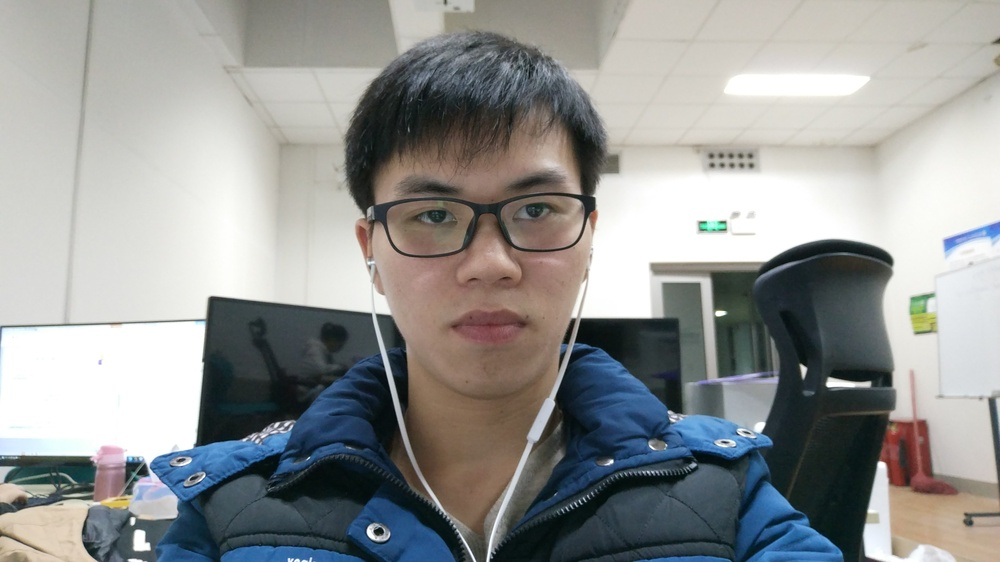
%> input picture inputs/liuhuisen.jpg, 1000 x 562 px, shrunk from 2688 x 1512 before the run
$ octave demo.m   (GNU Octave 9; MATLAB toolbox functions it lacks are replaced by stand-ins)
%> lines starting %> are read from the running program, lines starting %| are printed output that depends on the picture
%> further down, im is the input picture: size 562x1000x3 uint8; mean R, G, B 147.7, 149.4, 148.1
### PencilDrawing.m
function I = PencilDrawing(im, ks, width, dirNum, gammaS, gammaI)
%> called with ks = 8, width = 1, dirNum = 8, gammaS = 1, gammaI = 1
% ==============================================
%   Generate the pencil drawing I based on the method described in
%   "Combining Sketch and Tone for Pencil Drawing Production" Cewu Lu, Li Xu, Jiaya Jia
%   International Symposium on Non-Photorealistic Animation and Rendering (NPAR 2012), June, 2012
%
%   Paras:
%   @im        : the input image.
%   @ks        : the length of convolution line.
%   @width     : the width of the stroke.
%   @dirNum    : the number of directions.
%   @gammaS    : the darkness of the stroke.
%   @gammaI    : the darkness of the resulted image.
%

    %% Read the image
    im = im2double(im);
%> im: size 562x1000x3 double
    [H, W, sc] = size(im);
%> H = 562; W = 1000; sc = 3

    %% Convert from rgb to yuv when nessesary
    if (sc == 3)
        yuvIm = rgb2ycbcr(im);
%> yuvIm: size 562x1000x3 double; mean of channels 1, 2, 3 0.564, 0.501, 0.499
        lumIm = yuvIm(:,:,1);
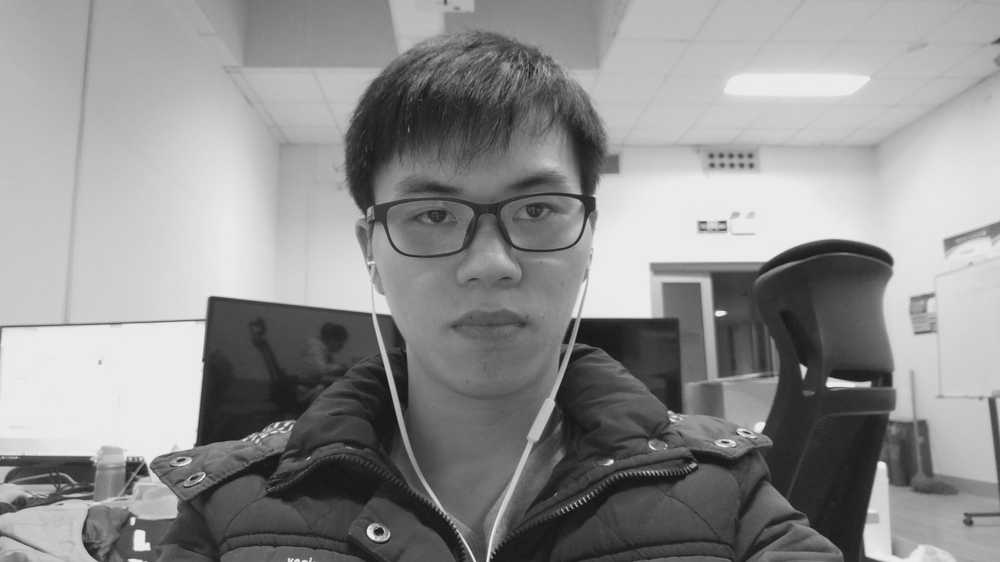
%> lumIm: size 562x1000 double; min 0.0792, max 0.922, mean 0.564
    else
        lumIm = im;
    end

    %% Generate the stroke map
    S = GenStroke(lumIm, ks, width, dirNum) .^ gammaS; % darken the result by gamma
%     figure, imshow(S)

    %% Generate the tone map
    J = GenToneMap(lumIm) .^ gammaI; % darken the result by gamma
%     figure, imshow(J)

    %% Read the pencil texture
    P = im2double(imread('pencils/pencil0.jpg'));
    P = rgb2gray(P);

    %% Generate the pencil map
    T = GenPencil(lumIm, P, J);
%     figure, imshow(T)

    %% Compute the result
    lumIm = S .* T;

    if (sc == 3)
        yuvIm(:,:,1) = lumIm;
    %     resultIm = lumIm;
        I = ycbcr2rgb(yuvIm);
    else
        I = lumIm;
    end
end

### GenStroke.m
function S = GenStroke(im, ks, width, dirNum)
%> called with ks = 8, width = 1, dirNum = 8
% ==============================================
%   Compute the stroke structure 'S'
%
%   Paras:
%   @im        : input image ranging value from 0 to 1.
%   @ks        : kernel size.
%   @width     : width of the strocke
%   @dirNum    : number of directions.
%

    %% Initialization
    [H, W, ~] = size(im);
%> H = 562; W = 1000

    %% Smoothing
    im = medfilt2(im, [3 3]);
%> im: size 562x1000 double

    %% Image gradient
    imX = [abs(im(:,1:(end-1)) - im(:,2:end)),zeros(H,1)];
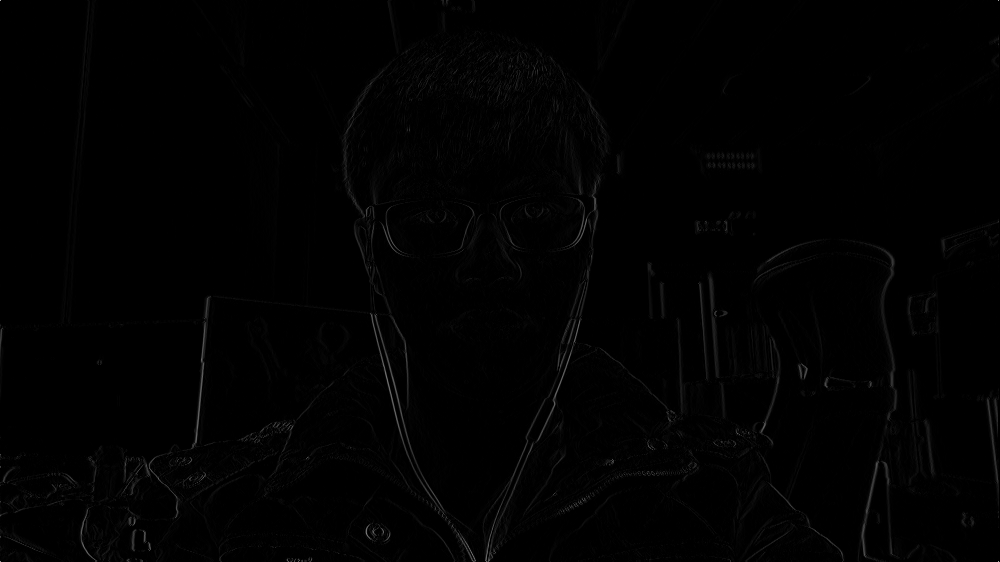
%> imX: size 562x1000 double; min 0, max 0.676, mean 0.00761
    imY = [abs(im(1:(end-1),:) - im(2:end,:));zeros(1,W)];
    imEdge = imX + imY;

    %% Convolution kernel with horizontal direction
    kerRef = zeros(ks*2+1);
    kerRef(ks+1,:) = 1;

    %% Classification
    response = zeros(H,W,dirNum);
    for n = 1 : dirNum
        ker = imrotate(kerRef, (n-1)*180/dirNum, 'bilinear', 'crop');
        response(:,:,n) = conv2(imEdge, ker, 'same');
    end

    [~, index] = max(response,[], 3);
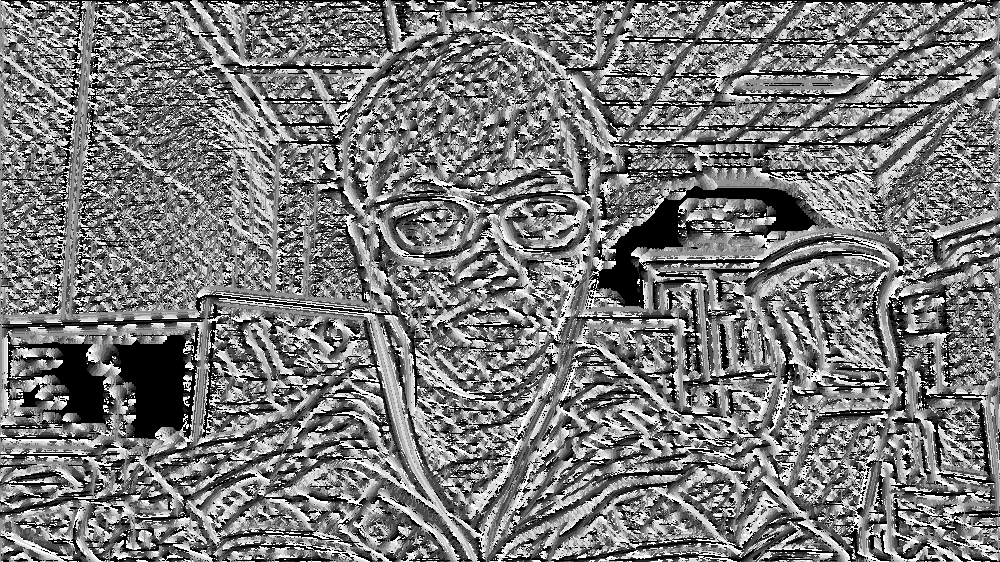
%> index: size 562x1000 double; min 1, max 8, mean 4.35; drawn with min black and max white

    %% Create the stroke
    C = zeros(H, W, dirNum);
    for n = 1 : dirNum
        C(:,:,n) = imEdge .* (index == n);
    end

    kerRef = zeros(ks*2+1);
    kerRef(ks+1,:) = 1;
    for n = 1 : width
        if (ks+1-n) > 0
            kerRef(ks+1-n,:) = 1;
        end
        if (ks+1+n) < (ks*2+1)
            kerRef(ks+1+n,:) = 1;
        end
    end

    Spn = zeros(H, W, dirNum);
    for n = 1 : dirNum
        ker = imrotate(kerRef, (n-1)*180/dirNum, 'bilinear', 'crop');
        Spn(:,:,n) = conv2(C(:,:,n), ker, 'same');
    end

    Sp = sum(Spn, 3);
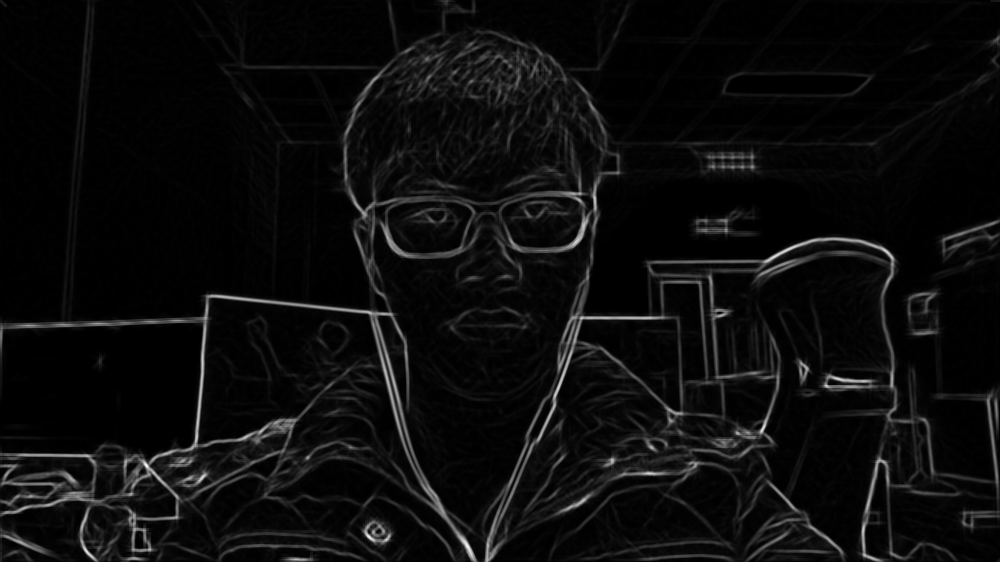
%> Sp: size 562x1000 double; min 0, max 16.44, mean 0.821; drawn with min black and max white
    Sp = (Sp - min(Sp(:))) / (max(Sp(:)) - min(Sp(:)));
    S = 1 - Sp;
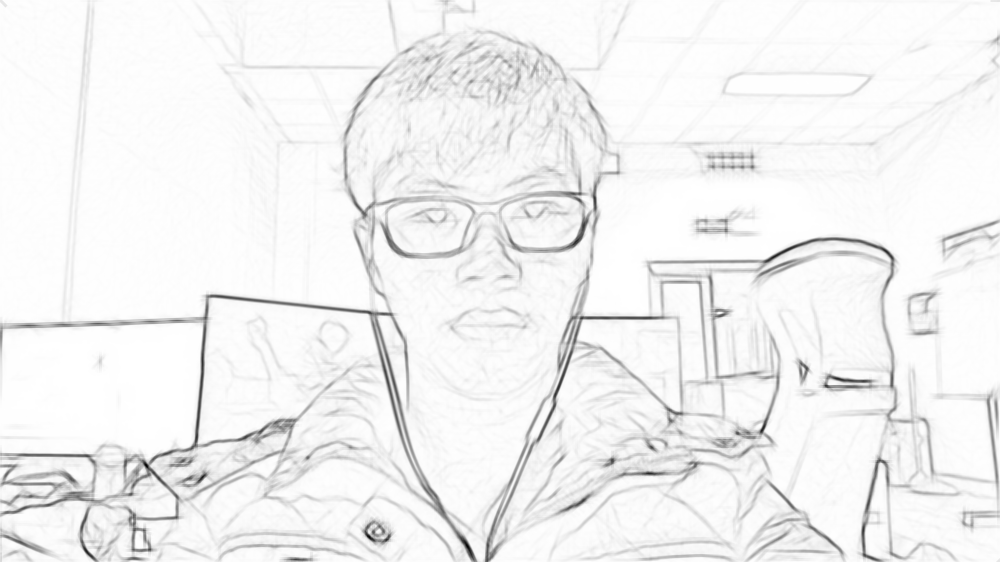
%> S: size 562x1000 double; min 0, max 1, mean 0.95
%> the run ends on the next line
end

### demo.m

im = imread('inputs/liuhuisen.jpg');

I = PencilDrawing(im, 8, 1, 8, 1.0, 1.0);
